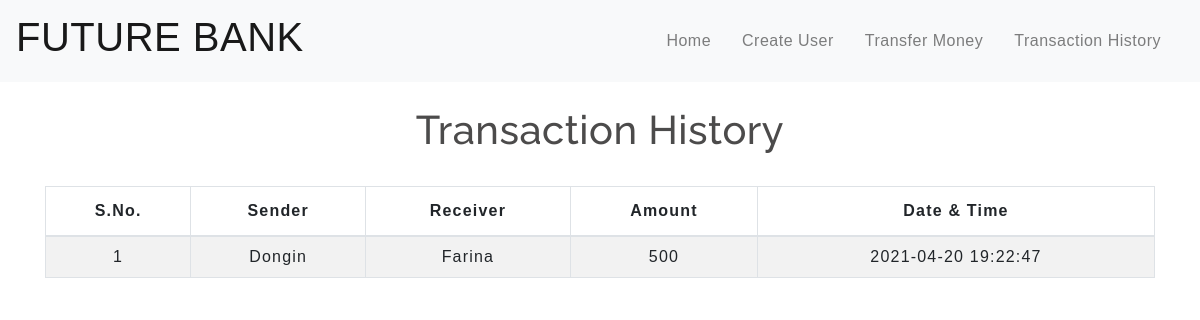
The page /transactionhistory.php on the database its author committed.
### tables this page shows
CREATE TABLE `transaction` (
  `sno` int(3) NOT NULL,
  `sender` text NOT NULL,
  `receiver` text NOT NULL,
  `balance` int(8) NOT NULL,
  `datetime` datetime NOT NULL DEFAULT current_timestamp()
);

### transactionhistory.php (the view, shortened to what this page needs)
<!DOCTYPE html>
<html lang="en">
<head>
    <link rel="stylesheet" href="https://stackpath.bootstrapcdn.com/bootstrap/4.5.2/css/bootstrap.min.css">
    <link rel="stylesheet" type="text/css" href="css/table.css">
    <link rel="stylesheet" type="text/css" href="css/navbar.css">
</head>
<body>
<?php
  include 'navbar.php';
?>
	<div class="container">
        <h2 class="text-center pt-4">Transaction History</h2>
       <br>
       <div class="table-responsive-sm">
    <table class="table table-hover table-striped table-condensed table-bordered">
        <thead>
            <tr>
                <th class="text-center">S.No.</th>
                <th class="text-center">Sender</th>
                <th class="text-center">Receiver</th>
                <th class="text-center">Amount</th>
                <th class="text-center">Date & Time</th>
            </tr>
        </thead>
        <tbody>
        <?php
            include 'config.php';
            $sql ="select * from transaction";
            $query =mysqli_query($conn, $sql);
            while($rows = mysqli_fetch_assoc($query))
            {
        ?>
            <tr>
            <td class="py-2"><?php echo $rows['sno']; ?></td>
            <td class="py-2"><?php echo $rows['sender']; ?></td>
            <td class="py-2"><?php echo $rows['receiver']; ?></td>
            <td class="py-2"><?php echo $rows['balance']; ?> </td>
            <td class="py-2"><?php echo $rows['datetime']; ?> </td>
        <?php
            }
        ?>
        </tbody>
    </table>
    </div>
</div>
</body>
</html>

### CSS/table.css (style rules this page uses)
* { padding: 0; margin: 0; box-sizing: border-box; font-family: sans-serif; }
h2 { font-size: 40px; }
table { letter-spacing: 1.2px; }
td { text-align: center; }

### CSS/navbar.css (style rules this page uses)
h2 { color: #4C4B4B; letter-spacing: 0.5px; font-family: raleway; }

### rows shown on the page
transaction: sno "1", sender "Dongin", receiver "Farina", balance "500", datetime "2021-04-20 19:22:47"
